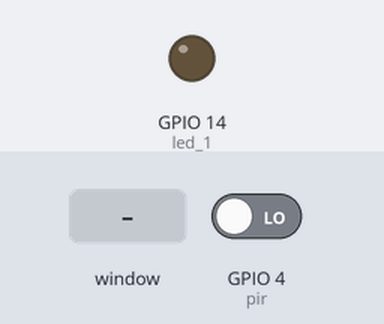
Bench run of a program on a simulated Raspberry Pi (BCM pin numbers). On the bench: output pins drawn as LEDs (lit = HIGH). The test bench sets the inputs (shaded band); at power-on: GPIO 4 (pir) LOW. The clock reads 2024-03-15 10:24:30 at power-on unless the program sets it; the desktop window is not drawn, its controls go by their first labels and the mouse button is held 0.15 s; empty text fields in the window are filled with 5; threads take turns every 2 ms.

Above: at 1.2 s.
1.3 s: control labelled "Wake Up" in the window clicked
At 1.7 s:
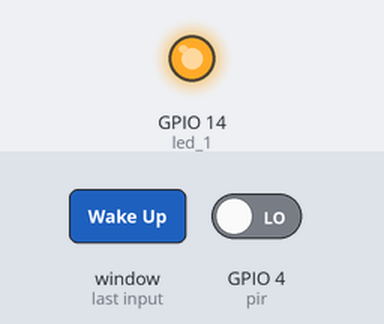
2.8 s: control labelled "Sleep" in the window clicked
At 4.0 s:
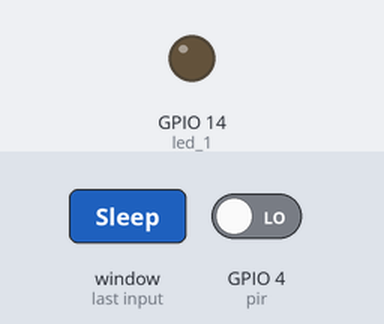
4.3 s: control labelled "Off" in the window clicked
At 5.2 s:
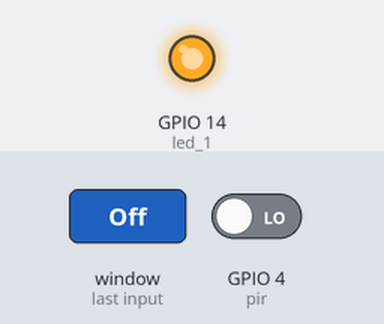
Timing chart, 0 to 7.3 s (numbered marks = the images above; inputs shaded):
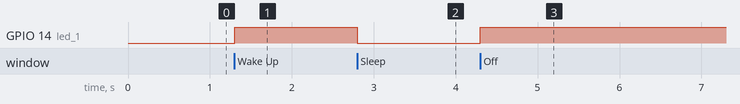

The program:

raspberry_pj_program.py
```python
from tkinter import *
from gpiozero import LED,MotionSensor
import RPi.GPIO
from datetime import datetime as dt
from time import sleep

from multiprocessing import Process

import threading
import time

import paho.mqtt.client as mqtt

RPi.GPIO.setmode(RPi.GPIO.BCM)

led_1 = LED(14)
pir = MotionSensor(4)
gui = Tk()
gui.title("Smart Home Control")
gui.geometry("600x500")

text_duration = IntVar()
#exit event
exit_sleep_event = threading.Event()
exit_tracking_event = threading.Event()
exit_alarm_event = threading.Event()
record = []
#sleep mode
sleep_button = Button(gui,text = "Sleep", command  =lambda:OnButtonClick("sleep"),
                  bg = "bisque2",height=5,width = 10)
sleep_button.grid(row = 0, column = 1)
#turn off sleep mode
sleep_button_off = Button(gui,text = "Off", command  =lambda:OnButtonClick("sleep_off"),
                  bg = "bisque2",height=5,width = 10)
sleep_button_off.grid(row = 0, column = 2)
#sleep tracking function
sleep_button_tracking = Button(gui,text = "Tracking", command  =lambda:OnButtonClick("sleep_tracking"),
                  bg = "bisque2",height=5,width = 10)
sleep_button_tracking.grid(row = 0, column = 3)
#wake up function
wake_up_button = Button(gui,text = "Wake Up", command = lambda:OnButtonClick("wake_up"),
                      bg = "bisque2",height=5,width = 10)
wake_up_button.grid(row = 1,column =1)
#Security mode
security_button = Button(gui,text = "Security mode", command  =lambda:OnButtonClick("security"),
                  bg = "bisque2",height=5,width = 10)
security_button.grid(row = 2, column = 1)
security_button = Button(gui,text = "Security mode-off", command  =lambda:OnButtonClick("security_off"),
                  bg = "bisque2",height=5,width = 10)
security_button.grid(row = 2, column = 2)

on_button = Button(gui,text = "Light on", command  =lambda:OnButtonClick("light_on"),
                  bg = "bisque2",height=5,width = 10)
on_button.grid(row = 3, column = 0)

off_button = Button(gui,text = "Light off", command  =lambda:OnButtonClick("light_off"),
                  bg = "bisque2",height=5,width = 10)
off_button.grid(row = 3, column = 1)
label_sleep = Label(gui,
                 text = "welcome home")
label_sleep.grid(row = 4,column = 1)
#textbox
text_sleep = Entry(gui, width = 15)
text_sleep.grid(row = 0, column = 0)

text_wake = Entry(gui, width = 15)
text_wake.grid(row = 1, column = 0)

def sleep_mode():
    start_time = dt.now()
    led_1.off()
    exit_sleep_event.clear()
    while not exit_sleep_event.is_set():
        current = dt.now()
        duration = (current - start_time).seconds
        if duration == int(text_sleep.get()):
            exit_sleep_event.set()
            exit_tracking_event.set()
            print(5)
    led_1.on()

def sleep_tracking():
    movement_count = 0
    record = []
    while not exit_sleep_event.is_set():
        sleep(0.5)
        if pir.motion_detected:
            movement_count +=1
            current = dt.now().strftime('%Y-%m-%d %H:%M:%S')
            record.append((movement_count,current))

    print(record)
    if movement_count < 5:
        label_sleep.config (text = "well sleep")
    if movement_count >=5:
        label_sleep.config (text = f"you move {movement_count} while sleeping")

    sleep(3)
    label_sleep.config (text = "Welcome home")
#public data to cloud when system in security mode and motion is detected
def MQTT(msg):
    ourClient=mqtt.Client("BachLuu_mqtt")
    ourClient.connect("test.mosquitto.org",1883)
    ourClient.subscribe("motion")
    ourClient.loop_start()
    # while 1:
    #     ourClient.publish("motion",msg)
    #     time.sleep(1)
    #     if (msg == "off"):
    #         print(1)
    #         break
    ourClient.publish("motion",msg)
    if (msg == "off"):
        print("out")
    while 1:
        time.sleep(1)


def security_motion():
    exit_alarm_event.clear()

    while not exit_alarm_event.is_set():
        if (pir.motion_detected):
            print("motion detected")
            #threading.Thread(target  = MQTT("intruder")).start()
            MQTT("intruder")
        sleep(0.1)
def security_off():
    exit_alarm_event.set()
    MQTT("off")

def wake_up():
    led_1.on()
    exit_sleep_event.set()

def close():
    RPi.GPIO.cleanup()
    gui.destroy()

def OnButtonClick(button_id):

    if button_id == "sleep":
        t1 = threading.Thread(target = sleep_mode)
        t1.start()
    if button_id == "sleep_off":
        exit_sleep_event.set()
    if button_id == "sleep_tracking":

        t1 = threading.Thread(target = sleep_mode)

        t2 = threading.Thread(target = sleep_tracking)
        #t1 = Process(target = sleep_mode)
        #t2 = Process(target = sleep_tracking)
        t1.start()
        t2.start()


    if button_id == "wake_up":
        wake_up()

    if button_id == "security":

        t = threading.Thread(target = security_motion)
        t.start()
    if button_id == "security_off":

        threading.Thread(target = security_off).start()
    if button_id == "light_on":
        led_1.on()
    if button_id == "light_off":
        led_1.off()


gui.protocol("WM_DELETE_WINDOW",close)
gui.mainloop()
```

Measured:
- after the input at 1.3 s, GPIO 14 (led_1): LOW → HIGH at once
- after the input at 2.8 s, GPIO 14 (led_1): HIGH → LOW at once
- after the input at 4.3 s, GPIO 14 (led_1): LOW → HIGH after 0.00 s instead of 3.5 s
